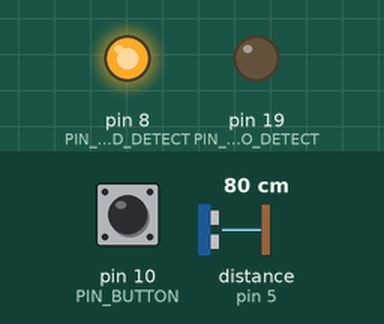
Recording of a sketch running on a simulated Arduino Uno, built with avr-gcc and run on an emulated ATmega328P. Parts: output pins drawn as LEDs (lit = HIGH). Wiring (inferred from the names in the program): ultrasonic range finder: trigger pin 4; echo pin 5. Inputs (shaded band) come from the test bench; at power-on: pin 10 (PIN_BUTTON) HIGH, distance to the obstacle (sensor on pin 5) 80 cm. The echo pulse lasts 58.3 µs per cm; pins used as bus, display or sensor lines are not drawn.

Above: at 1.2 s.
1.3 s: pin 10 (PIN_BUTTON) pulled LOW for 0.15 s
At 1.38 s:
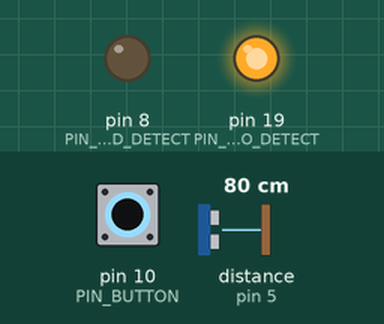
2.9 s: pin 10 (PIN_BUTTON) pulled LOW for 3.2 s
At 7.3 s:
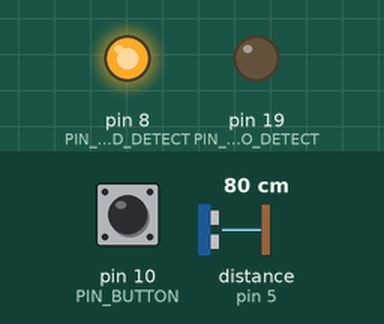
Timing chart, 0 to 8.8 s (numbered marks = the images above; inputs shaded):
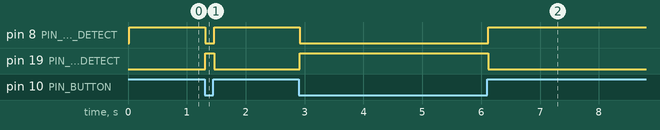

Measured:
- after the input at 1.3 s, pin 8 (PIN_LED_DETECT): HIGH → LOW at once, → HIGH 0.16 s later; pin 19 (PIN_LED_NO_DETECT): LOW → HIGH at once, → LOW 0.16 s later
- after the input at 2.9 s, pin 8 (PIN_LED_DETECT): HIGH → LOW at once, → HIGH 3.2 s later; pin 19 (PIN_LED_NO_DETECT): LOW → HIGH at once, → LOW 3.2 s later

The sketch:

Alarme_PC.ino
```cpp
/**********************************************************************
  Filename    : Alarme_PC
  Description : An alarm sound to securise your own think
  Auther      : Marc-Alexandre Di Marco François
  Modification: 2025/12/21
**********************************************************************/
#define PIN_LED_NO_DETECT 19 // define the green LED
#define PIN_LED_DETECT 8 // define the red LED
#define ALARM 14 // define the active Buzzer
#define trigPin 4 // derfine trigPin
#define echoPin 5 // define EchoPin.
#define PIN_BUTTON 10 // define the switch
#define MAX_DISTANCE 700 // Maximum sensor distance is rated at 400-500cm.

bool alarmTrigger; // define an true false trigger to detect an collision between the sensor and someone
float timeOut = MAX_DISTANCE * 60;
int soundVelocity = 340; // define sound speed=340m/s
// the setup function runs once when you press reset or power the board
void setup() {
  // initialize digital pin.
  pinMode(PIN_LED_NO_DETECT, OUTPUT);
  pinMode(PIN_LED_DETECT, OUTPUT);
  pinMode(ALARM, OUTPUT);
  pinMode(trigPin,OUTPUT);// set trigPin to output mode
  pinMode(echoPin,INPUT); // set echoPin to input mode
  pinMode(PIN_BUTTON, INPUT);
}

// the loop function runs over and over again forever
void loop() {
  Run(); // execute the main code
  if (digitalRead(PIN_BUTTON) == LOW) {
    Stop(); // stop at anytime the alarm and the red LED
  }
}

void Stop() {
  digitalWrite(PIN_LED_NO_DETECT, HIGH);
  digitalWrite(PIN_LED_DETECT, LOW);
  digitalWrite(ALARM, LOW);
}

void Run() {
  delay(20);
  getSonar(); // get distance in cm
  if (alarmTrigger) {
    digitalWrite(ALARM, HIGH);
    digitalWrite(PIN_LED_DETECT, HIGH);
    digitalWrite(PIN_LED_NO_DETECT, LOW);
  } else {
    digitalWrite(ALARM, LOW);
    digitalWrite(PIN_LED_DETECT, LOW);
    digitalWrite(PIN_LED_NO_DETECT, HIGH);
  }
}

float getSonar() {
  unsigned long pingTime;
  float distance;
  // make trigPin output high level lasting for 10μs to triger HC_SR04
  digitalWrite(trigPin, HIGH);
  delayMicroseconds(10);
  digitalWrite(trigPin, LOW);
  // Wait HC-SR04 returning to the high level and measure out this waitting time
  pingTime = pulseIn(echoPin, HIGH, timeOut);
  // calculate the distance according to the time
  distance = (float)pingTime * soundVelocity / 2 / 10000;

  // if the sensor distance between itself and the think he collide his at 80cm or less, someone or something it's there, activate the trigger.
  if (distance <= 80.00) {
    alarmTrigger = true;
  } else if (distance >= 80.00) {
    alarmTrigger = false;
  }

  return distance; // return the distance value
}
```
